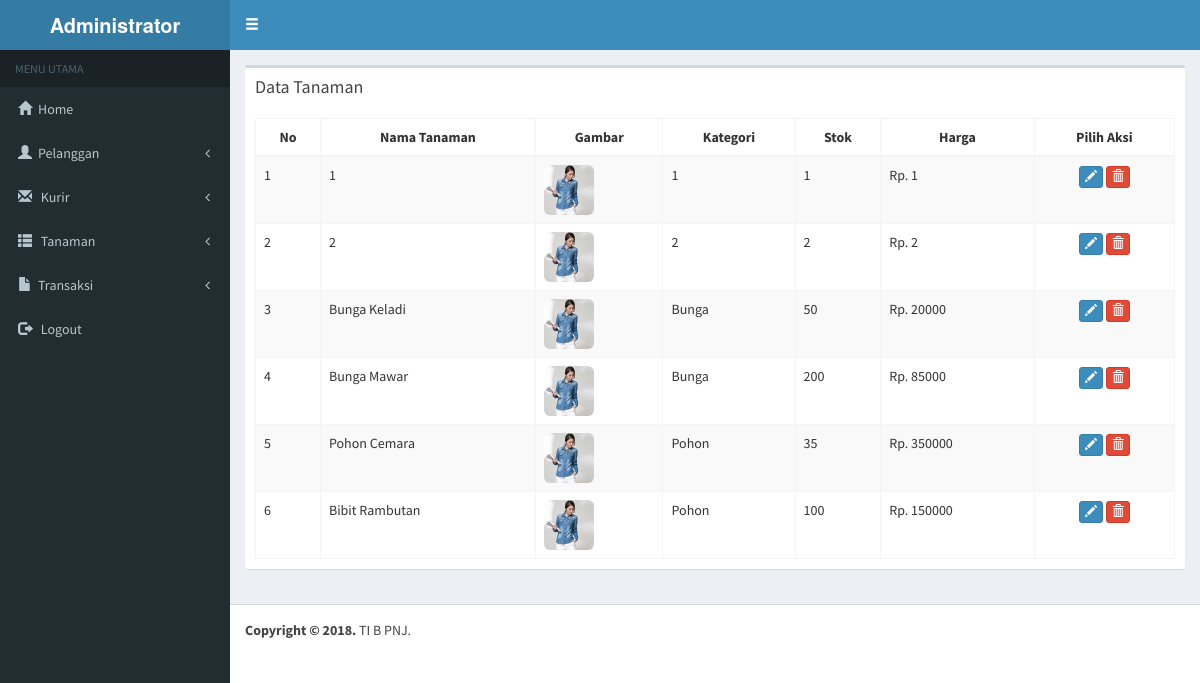
/on-admin/index.php?page=list_tanaman (signed in), run on the app's committed database.
### tables this page shows
CREATE TABLE `tanaman` (
  `kd_tanaman` varchar(5) NOT NULL,
  `nama_tanaman` varchar(50) NOT NULL,
  `gambar` blob NOT NULL,
  `jenis_tanaman` varchar(50) NOT NULL,
  `stok` int(11) NOT NULL,
  `harga` int(11) NOT NULL
);

### on-admin/list_tanaman.php (the view, shortened to what this page needs)
<div class="row">
            <div class="col-xs-12">
              <div class="box">
                <div class="box-header">
                  <h3 class="box-title">Data Tanaman</h3>
                </div>
                <div class="box-body">
                  <table id="example1" class="table table-bordered table-striped table-paginate">
                    <thead>
                      <tr>
            <th><center>No</center></th>
            <th><center>Nama Tanaman</center></th>
            <th><center>Gambar</center></th>
            <th><center>Kategori</center></th>
            <th><center>Stok</center></th>
			<th><center>Harga</center></th>
            <th><center>Pilih Aksi</center></th>
                      </tr>
                    </thead>
                    <tbody>
                    <?php
            include "../config.php" ;
                        $no=0;
					$qu=mysqli_query($dbconnect,"select * from tanaman order by kd_tanaman");
                     while($has=mysqli_fetch_row($qu))
                     {
						$no++;
                        echo "
                        <tr>
                        <td>$no</td>
                        <td>$has[1]</td>
                        <td><img src='../images/$has[2]' class='img-rounded' width='50px' height='50px' /></td>
                        <td>$has[3]</td>
                        <td>$has[4]</td>
                        <td>Rp. $has[5]</td>
                        <td style='text-align:center'>
                        <a href='index.php?page=tanaman&kd_tanaman=$has[0]'><span data-placement='top' data-toggle='tooltip' title='Edit'><button class='btn btn-primary btn-xs' data-title='Edit' data-toggle='modal' data-target='#edit' ><span class='glyphicon glyphicon-pencil'></span></button><span></a>
                        <a href='hapus.php?data=list_tanaman&del=$has[0]'><span data-placement='top' data-toggle='tooltip' title='Delete'><button onClick=return confirm('Apakah Anda yakin akan menghapus?$has[0];')' class='btn btn-danger btn-xs' data-title='Delete' data-toggle='modal' data-target='#myModal' ><span class='glyphicon glyphicon-trash'></span></button><span>
                        </td>
                      </tr>
                        ";
                     }
                     ?>
                    </tbody>
                  </table>
                </div>
              </div>
            </div>
          </div>

### data on the page
tanaman: nama_tanaman "1", gambar (picture), jenis_tanaman "1", stok "1", harga "1"
tanaman: nama_tanaman "2", gambar (picture), jenis_tanaman "2", stok "2", harga "2"
tanaman: nama_tanaman "Bunga Keladi", gambar (picture), jenis_tanaman "Bunga", stok "50", harga "20000"
tanaman: nama_tanaman "Bunga Mawar", gambar (picture), jenis_tanaman "Bunga", stok "200", harga "85000"
tanaman: nama_tanaman "Pohon Cemara", gambar (picture), jenis_tanaman "Pohon", stok "35", harga "350000"
tanaman: nama_tanaman "Bibit Rambutan", gambar (picture), jenis_tanaman "Pohon", stok "100", harga "150000"
